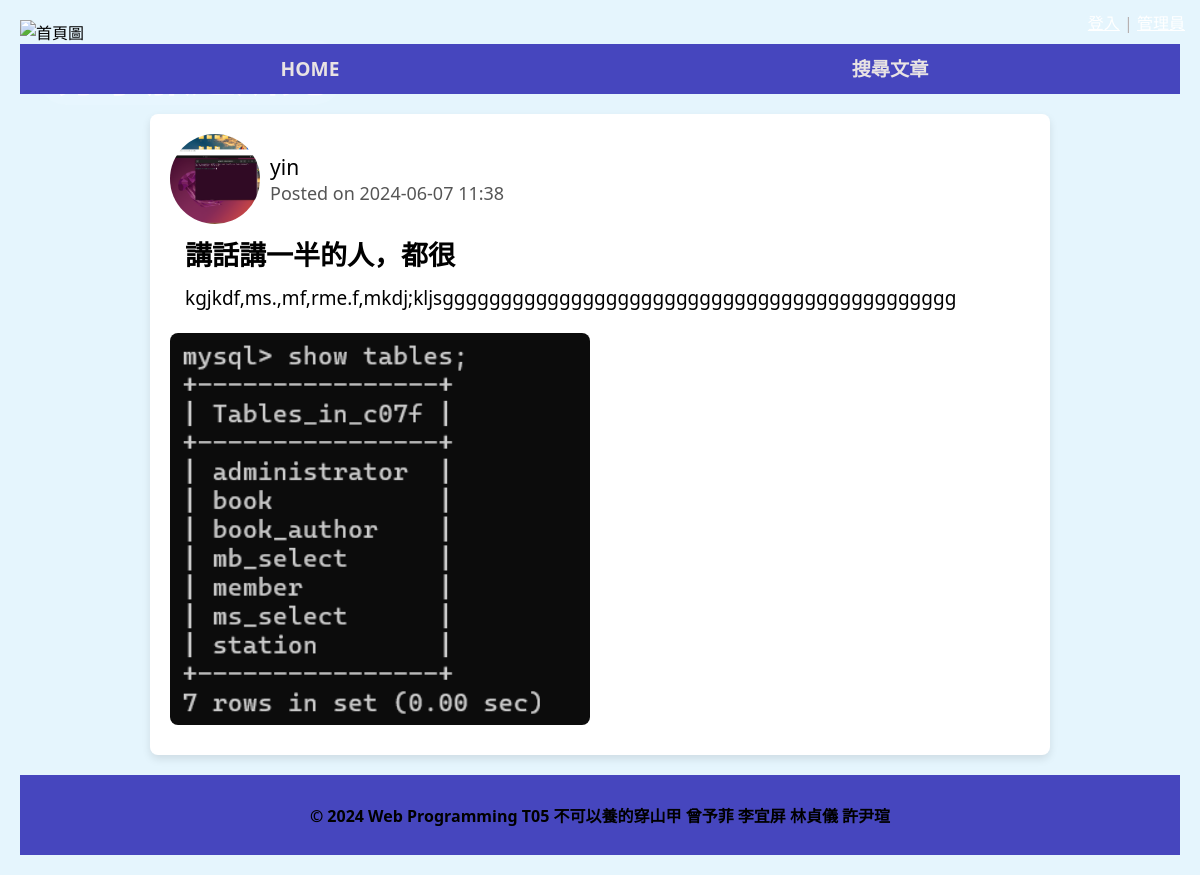
/post_detail/2/, run on an earlier commit of the app's database.
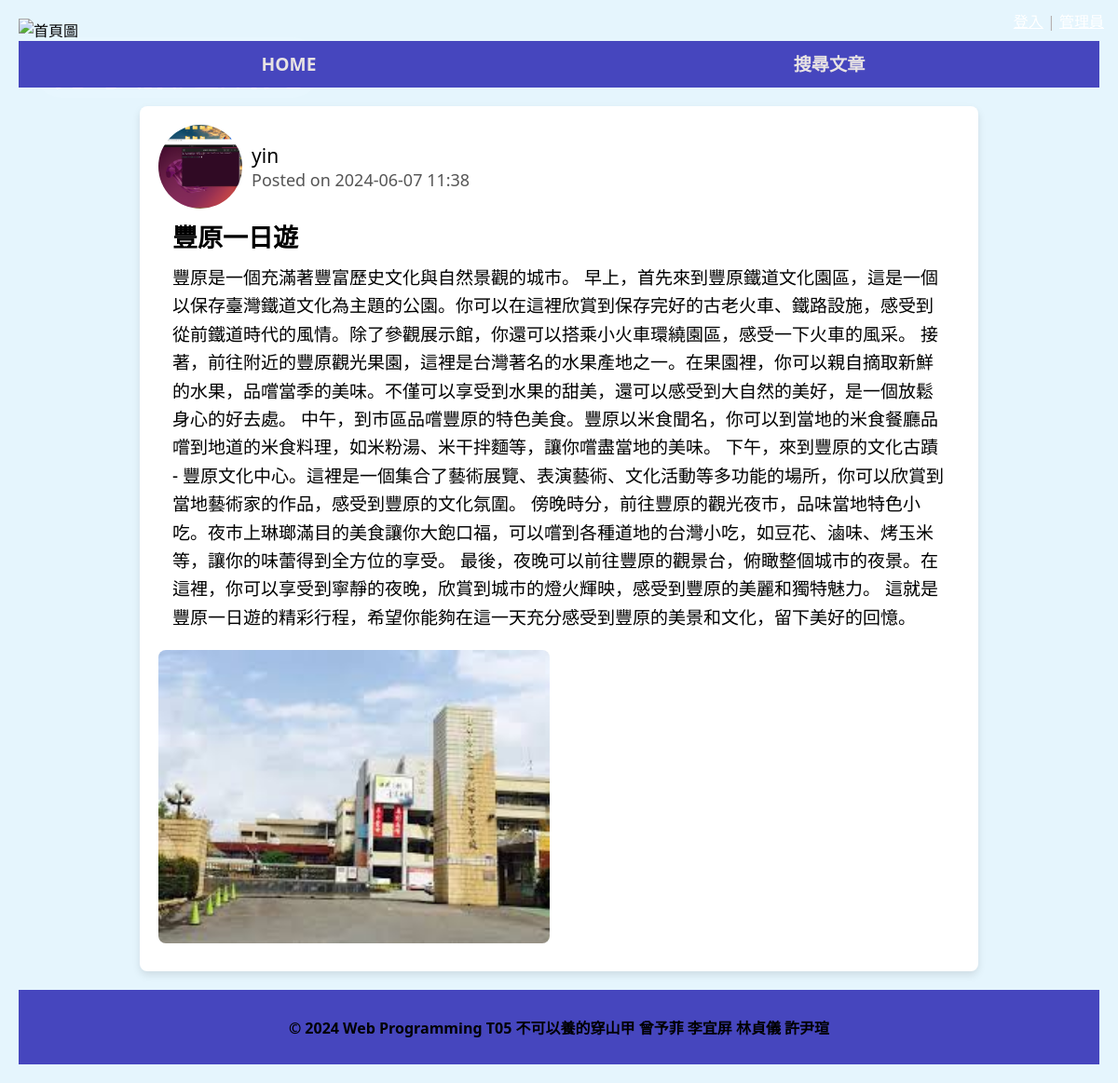
And on a later commit of the database.
### travel/models.py (models this page shows, shortened)
class Post(models.Model):
    user = models.ForeignKey(User, on_delete=models.CASCADE, related_name='posts', verbose_name="發文者")
    title = models.CharField(max_length=20, verbose_name="文章標題")
    description = models.TextField(verbose_name="文章內容")
    created_at = models.DateTimeField(default=timezone.now, verbose_name="發文時間")
    pictures = models.ManyToManyField(Picture, related_name='posts', verbose_name="內文圖片")

class Picture(models.Model):
    picture = models.ImageField(upload_to='Post_photos/', null=True, blank=True)

class UserProfile(models.Model):
    user = models.OneToOneField(User, on_delete=models.CASCADE, related_name='profile', verbose_name="用戶")
    picture = models.ImageField(upload_to='profile_pictures/', null=True, blank=True, verbose_name="用戶頭像", help_text="請上傳1:1圖片")
    bio = models.TextField(max_length=500, blank=True, verbose_name="個人簡介")
    member_id = models.CharField(max_length=10, unique=True, verbose_name="會員編號", blank=True, help_text="系統將自動生成十碼會員編號")

### travel/views.py (the view)
# urls.py: path('post_detail/<int:id>/', views.post_detail, name='post_detail'),
def post_detail(request, id):
    post = get_object_or_404(Post, id=id)
    template = loader.get_template('post_detail.html')
    context = {
      'post': post,
    }
    return HttpResponse(template.render(context, request))

### travel/templates/post_detail.html (shortened to what this page needs)
{% extends 'Mama.html' %}
{% load static %}
{% block CSS %}
    <link rel="stylesheet" type="text/css" href="{% static 'css/post.css' %}">
{% endblock %}
{% block content %}
<div class="container">
    <div class="post-header">
        {% if post.user.profile.picture %}
            <img class="head" src="{{ post.user.profile.picture.url }}" alt="{{ post.user.username }}的頭貼"><br><br>
        {% else %}
            <img class="head" src="../../static/picture/defult_head.png" alt="Author's profile picture"><br><br>
        {% endif %}
        <div class="post-info">
            <div class="post-author"><a  href="/{{ post.user.profile.member_id }}/detail">{{ post.user.username }}</a></div>
            <div class="post-date">Posted on {{ post.created_at|date:"Y-m-d H:i" }}</div>
        </div>
    </div>
    <div class="post-title">{{ post.title }}</div>
    <div class="post-content">{{ post.description }}</div>
    <div class="post-photos">
        {% for picture in post.pictures.all %}
            <img src="{{ picture.picture.url }}" class="post-photo" alt="Post_photo">
        {% endfor %}
    </div>
</div>
{% endblock %}

What changed in the data, as far as the page shows it:
no longer on this page (row unchanged): Picture: picture (picture)
changed Post "yin": title "講話講一半的人，都很" → "豐原一日遊"; description "kgjkdf,ms.,mf,rme.f,mkdj;kljsgggggggggggggggggggggggggggggggggggggggggggg" → "豐原是一個充滿著豐富歷史文化與自然景觀的城市。 早上，首先來到豐原鐵道文化園區，這是一個以保存臺灣鐵道文化為主題的公園。你可以在這裡欣賞到保存完好的古老火車、鐵路設施，感受到從前鐵道時代的風情。除了參觀展示館，你還可以搭乘小火車環繞園區，感受一下火車的風采。 接著，前往附近的豐原觀光果園，這裡是台灣著名的水果產地之一。在果園裡，你可以親自摘取新鮮的水果，品嚐當季的美味。不僅可以享受到水果的甜美，還可以感受到大自然的美好，是一個放鬆身心的好去處。 中午，到市區品嚐豐原的特色美食。豐原以米食聞名，你可以到當地的米食餐廳品嚐到地道的米食料理，如米粉湯、米干拌麵等，讓你嚐盡當地的美味。 下午，來到豐原的文化古蹟 - 豐原文化中心。這裡是一個集合了藝術展覽、表演藝術、文化活動等多功能的場所，你可以欣賞到當地藝術家的作品，感受到豐原的文化氛圍。 傍晚時分，前往豐原的觀光夜市，品味當地特色小吃。夜市上琳瑯滿目的美食讓你大飽口福，可以嚐到各種道地的台灣小吃，如豆花、滷味、烤玉米等，讓你的味蕾得到全方位的享受。 最後，夜晚可以前往豐原的觀景台，俯瞰整個城市的夜景。在這裡，你可以享受到寧靜的夜晚，欣賞到城市的燈火輝映，感受到豐原的美麗和獨特魅力。 這就是豐原一日遊的精彩行程，希望你能夠在這一天充分感受到豐原的美景和文化，留下美好的回憶。"
added Picture: picture (picture)
